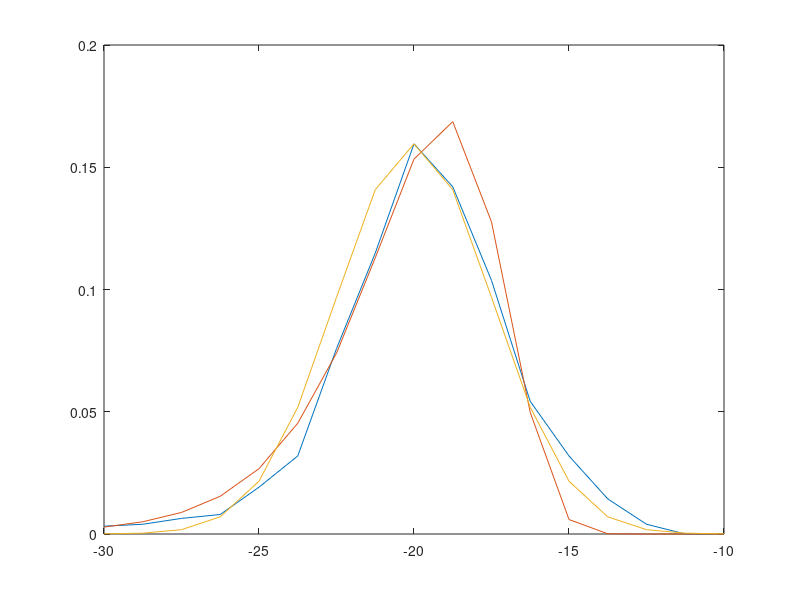

Reproduce this figure in MATLAB. (Note: this script raises an error after producing the figure.)
PrecdB = -30:1.25:-10;
Prec = 10.^(PrecdB/10)*1e-3;
pdf = [0.02 0.025 0.04 0.05 0.12 0.2 0.475 0.72 1 0.89 0.65 0.34 0.2 0.09 0.025 0 0];
s = 0.9e-5;
rayleigh = Prec.*exp(-Prec.^2/(2*s^2))/s^2;
Pav = -20;
sig = 2.5;
gaussian = 1/sqrt(2*pi*sig^2)*exp(-(PrecdB-Pav).^2/(2*sig^2));
pdf = pdf*max(gaussian);
% plot(Prec,[pdf;rayleigh;gaussian]')
% L = 0:50;
% s = 20;
% rayleigh = L.*exp(-L.^2/(2*s^2))/s^2;
% plot(L,rayleigh)
% 
% loss = 0.3;
% Prec = -10-loss*L;
% plot(Prec,rayleigh)
plot(PrecdB,[pdf;rayleigh.*Prec*log(10)/10;gaussian]')

%% splice loss + distance model
dt = 0.0002;
tdB = -10:dt:0;
t = 10.^(tdB/10);
alpha = 0.096;
beta = 0.265;
psplice = zeros(size(t));
r1 = -log(t)<alpha^2;
r2 = -log(t)<beta^2;
r3 = -log(t)<alpha^2+beta^2;
r4 = r2 & ~r1;
r5 = r3 & ~r2;
psplice(r1) = pi./(4*t(r1)*alpha*beta);
psplice(r4) = 1./(2*t(r4)*alpha*beta).*atan(alpha./sqrt(-log(t(r4))-alpha^2));
psplice(r5) = 1./(2*t(r5)*alpha*beta).*(atan(alpha./sqrt(-log(t(r5))-alpha^2))-acot(beta./sqrt(-log(t(r5))-beta^2)));
% plot(t,psplice)
pdBsplice = psplice.*t*log(10)/10;
Nsplice = 3;
% plot(10*log10(t),pdBsplice)
Nconn1 = 3;
Nconn2 = 1;
meangauss = -(Nconn1*0.3+Nconn2*0.5);
pdBgauss = normpdf(-4:dt:1,meangauss,0.5);

lossf = 0.4; % dB/km
meandist = 8; % km
maxdist = 20;
meanloss = meandist*lossf; % dB
s2 = meanloss^2*2/pi; %km^2
pdistdB = -tdB/s2.*exp(-tdB.^2/(2*s2));
pdistdB(-tdB>maxdist*lossf) = 0;
pdistdB = pdistdB/(sum(pdistdB)*dt);
% plot(tdB,pdistdB)

pdfVar = pdBgauss;
for i=1:Nsplice
    pdfVar = conv(pdBsplice,pdfVar)*dt;
end
pdfTot = conv(pdfVar,pdistdB)*dt;
cdfTot = cumsum(pdfTot)/sum(pdfTot);
%%
lossdB = -12:dt:1;
pdfVar = pdfVar(end-length(lossdB)+1:end);
pdfTot = pdfTot(end-length(lossdB)+1:end);
cdfTot = cdfTot(end-length(lossdB)+1:end);
%%
fig = figure(1);
fig.Position = [0 550 560 260];
yyaxis left
% set(0,'defaultaxesfontsize',16)
% set(0,'defaultaxesfontname','times new roman')
h=plot(lossdB,pdfTot,'linewidth',1.5,'color','k');
% hold on
yyaxis right
plot(lossdB,cdfTot,'linewidth',2)
hold off
xlabel('Relative loss (dBm)')
xlim([-12 0])
% ylim([0 1])
grid on
legend('pdf','cdf')
ylim([0 1])

%%
lossvar = lossdB - sum(lossdB.*pdfVar).*dt;
% lossvar = lossdB - meangauss + Nsplice*0.1;
figure(2)
plot(lossvar,pdfVar)

%%
% save prmodel lossdB pdfTot cdfTot pdfVar lossvar Nsplice Nconn1 Nconn2 meandist maxdist
